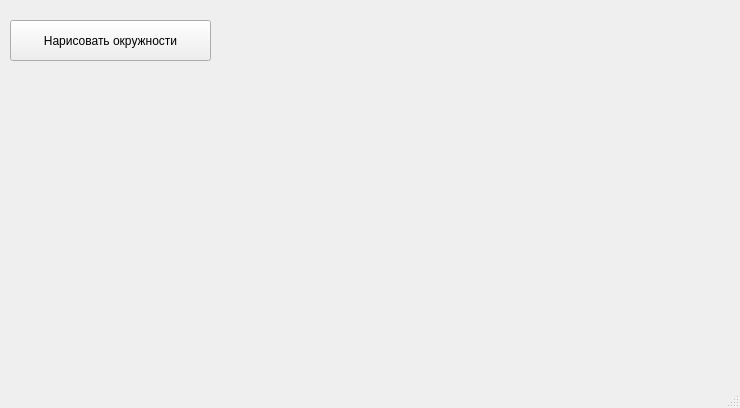
<?xml version="1.0" encoding="UTF-8"?>
<ui version="4.0">
 <class>MainWindow</class>
 <widget class="QMainWindow" name="MainWindow">
  <property name="geometry">
   <rect>
    <x>0</x>
    <y>0</y>
    <width>740</width>
    <height>408</height>
   </rect>
  </property>
  <property name="windowTitle">
   <string>MainWindow</string>
  </property>
  <widget class="QWidget" name="centralwidget">
   <widget class="QPushButton" name="btn">
    <property name="geometry">
     <rect>
      <x>10</x>
      <y>20</y>
      <width>201</width>
      <height>41</height>
     </rect>
    </property>
    <property name="text">
     <string>Нарисовать окружности</string>
    </property>
   </widget>
  </widget>
  <widget class="QMenuBar" name="menubar">
   <property name="geometry">
    <rect>
     <x>0</x>
     <y>0</y>
     <width>740</width>
     <height>21</height>
    </rect>
   </property>
  </widget>
  <widget class="QStatusBar" name="statusbar"/>
 </widget>
 <resources/>
 <connections/>
</ui>
